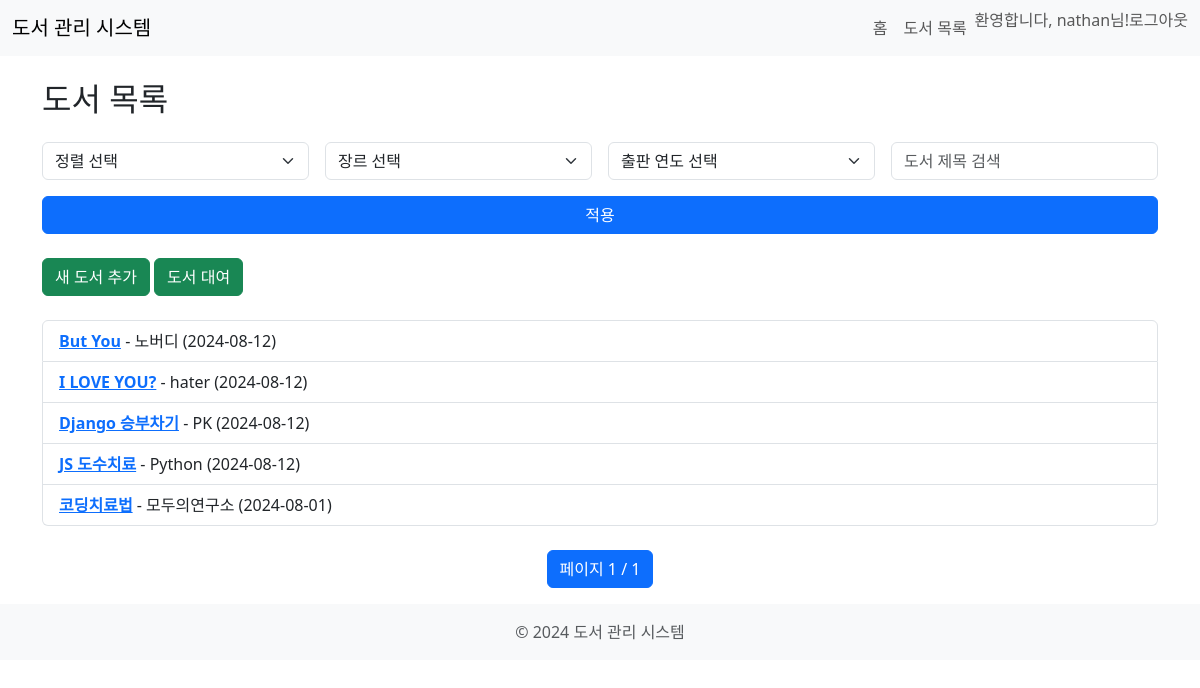
The app's page /books/ (signed in) with its own data.
### books/models.py (models this page shows, shortened)
class Book(models.Model):
    title = models.CharField(max_length=200, verbose_name='제목')
    author = models.CharField(max_length=100, verbose_name='저자')
    publication_date = models.DateField(verbose_name='출판일')
    genre = models.CharField(max_length=100, verbose_name='장르')
    summary = models.TextField(verbose_name='요약')
    image = models.ImageField(upload_to='book_images/', blank=True, null=True)  # 이미지 필드 추가
    class Meta:
        verbose_name = '도서'
        verbose_name_plural = '도서들'

### books/views.py (the view)
# urls.py: path('', BookListView.as_view(), name='book_list'),
class BookListView(ListView):
    model = Book # 이 뷰에서 사용할 모델
    template_name = 'books/book_list.html' # 랜더링할 템플릿 파일!
    context_object_name = 'books' # 컨텍스트 객체 이름! 기본적으로 object_list를 사용함 books 변경
    ordering = ['-publication_date'] # 출판일 기준 내림차순으로 정렬
    paginate_by = 5 # 페이지네이션을 사용하겠다는 의미
    def get_queryset(self):
        queryset = super().get_queryset()
        query = self.request.GET.get('q') # q라는 파라미터로 전달된 값 가져오기 q는 query의 약자
        if query:
            queryset = queryset.filter(
            Q(title__icontains=query) |
            Q(author__icontains=query) |
            Q(genre__icontains=query)
        )
        sort = self.request.GET.get('sort')
        if sort == 'title':
            queryset = queryset.order_by('title')
        elif sort == 'author':
            queryset = queryset.order_by('author')
        elif sort == 'publication_date':
            queryset = queryset.order_by('publication_date')
        else:
            queryset = queryset.order_by('-publication_date')
        genre = self.request.GET.get('genre')
        if genre:
            queryset = queryset.filter(genre=genre)
        return queryset

### templates/books/book_list.html (shortened to what this page needs)
{% extends 'base.html' %}
{% block content %}
    <h2 class="my-4">도서 목록</h2>
    <form method="get" action="." class="row g-3 mb-4">
        <div class="col-md-3">
            <select name="sort" class="form-select">
                <option value="">정렬 선택</option>
            </select>
        </div>
        <div class="col-md-3">
            <select name="genre" class="form-select">
                <option value="">장르 선택</option>
            </select>
        </div>
        <div class="col-md-3">
            <select name="year" class="form-select">
                <option value="">출판 연도 선택</option>
            </select>
        </div>
        <div class="col-md-3">
            <input type="text" name="q" class="form-control" placeholder="도서 제목 검색" value="{{ request.GET.q }}">
        </div>
        <div class="col-md-12">
            <button type="submit" class="btn btn-primary w-100">적용</button>
        </div>
    </form>
    <a href="{% url 'books:book_create' %}" class="btn btn-success mb-4">새 도서 추가</a>
    <a href="{% url 'books:rental_info' %}" class="btn btn-success mb-4">도서 대여</a>
    <ul class="list-group">
        {% for book in books %}
            <li class="list-group-item">
                <strong><a href="{% url 'books:book_detail' book.pk %}">{{ book.title }}</a></strong> - {{ book.author }} ({{ book.publication_date|date:"Y-m-d" }})
            </li>
        {% endfor %}
    </ul>
    <nav aria-label="Page navigation">
        <ul class="pagination justify-content-center mt-4">
            <li class="page-item active">
                <span class="page-link">
                    페이지 {{ page_obj.number }} / {{ page_obj.paginator.num_pages }}
                </span>
            </li>
        </ul>
    </nav>
{% endblock %}

### templates/base.html (shortened to what this page needs)
<!DOCTYPE html>
<html lang="ko">
<head>
    <link href="https://cdn.jsdelivr.net/npm/bootstrap@5.3.0/dist/css/bootstrap.min.css" rel="stylesheet">
</head>
<body>
    <nav class="navbar navbar-expand-lg navbar-light bg-light">
        <div class="container-fluid">
            <a class="navbar-brand" href="{% url 'main' %}">도서 관리 시스템</a>
            <div class="collapse navbar-collapse" id="navbarNav">
                <ul class="navbar-nav ms-auto">
                    <li class="nav-item">
                        <a class="nav-link" href="{% url 'main' %}">홈</a>
                    </li>
                    <li class="nav-item">
                        <a class="nav-link" href="{% url 'books:book_list' %}">도서 목록</a>
                    </li>
                    {% if user.is_authenticated %}
                        <li class="nav-item">
                            <span class="navbar-text">환영합니다, {{ user.username }}님!</span>
                        </li>
                        <li class="nav-item">
                            <form id="logout-form" action="{% url 'logout' %}" method="post" class="d-inline">
                                <button type="submit" class="btn btn-link nav-link" style="padding: 0;">로그아웃</button>
                            </form>
                        </li>
                    {% endif %}
                </ul>
            </div>
        </div>
    </nav>
    <main class="container mt-4">
        {% block content %}{% endblock %}
    </main>
    <footer class="bg-light text-center py-3 mt-auto">
        <div class="container">
            <span class="text-muted">&copy; 2024 도서 관리 시스템</span>
        </div>
    </footer>
</body>
</html>

### records on screen
Book: title "But You", author "노버디", publication_date "2024-08-12"
Book: title "I LOVE YOU?", author "hater", publication_date "2024-08-12"
Book: title "Django 승부차기", author "PK", publication_date "2024-08-12"
Book: title "JS 도수치료", author "Python", publication_date "2024-08-12"
Book: title "코딩치료법", author "모두의연구소", publication_date "2024-08-01"

### other values on screen
{{ user.username }} "nathan"
{{ page_obj.number }} "1"
{{ page_obj.paginator.num_pages }} "1"
